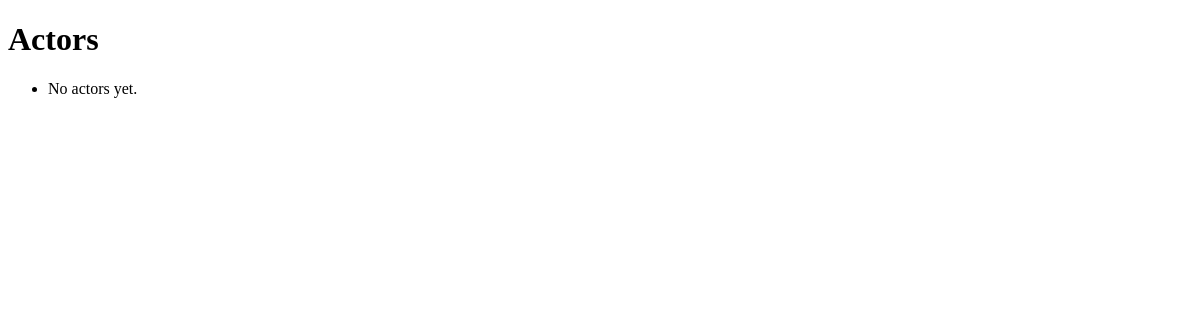
Page /actor/list on the earlier database version.
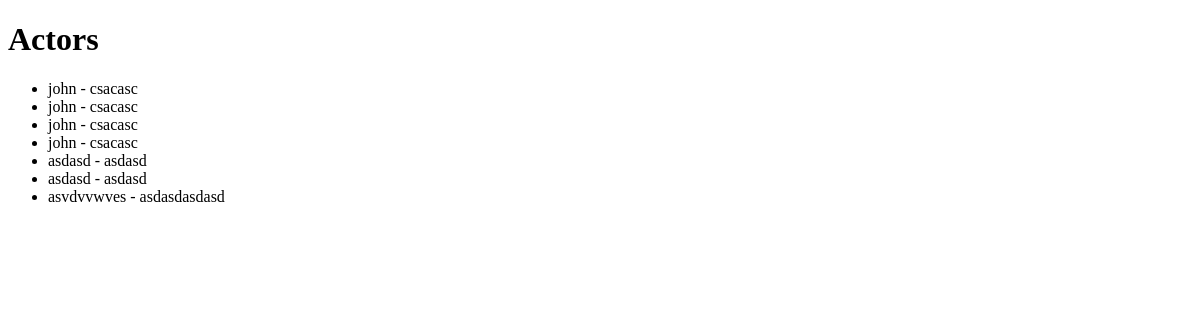
Same page on the later database version.
### movies/models.py (models this page shows, shortened)
class Actor(Model):
    name = CharField(max_length=20)
    last_name = CharField(max_length=20)

### movies/views.py (the view)
# urls.py: path('actor/list', ActorListView.as_view(), name="actor_list"),
class ActorListView(ListView):
    model = Actor
    template_name = "actor_list.html"

### movies/templates/actor_list.html (shortened to what this page needs)
<!DOCTYPE html>
<html lang="en">
<head>
</head>
<body>
<h1>Actors</h1>
<ul>
    {% for actor in object_list %}
        <li>{{ actor.name }} - {{ actor.last_name }}</li>
    {% empty %}
        <li>No actors yet.</li>
    {% endfor %}
</ul>
</body>
</html>

Differences in the rows shown:
added Actor: name "john", last_name "csacasc"
added Actor: name "john", last_name "csacasc"
added Actor: name "john", last_name "csacasc"
added Actor: name "john", last_name "csacasc"
added Actor: name "asdasd", last_name "asdasd"
added Actor: name "asdasd", last_name "asdasd"
added Actor: name "asvdvvwves", last_name "asdasdasdasd"
Other differences:
text no longer shown: "No actors yet."
